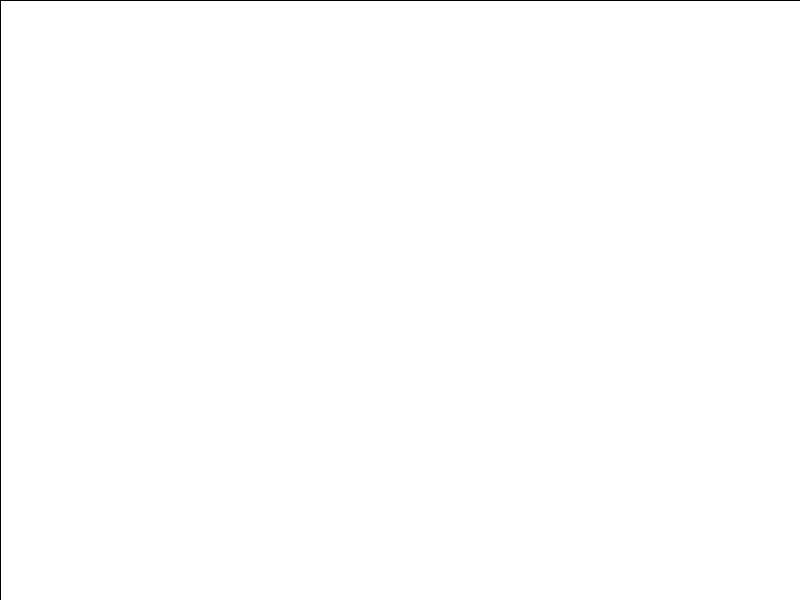
Frame 1 (no input)
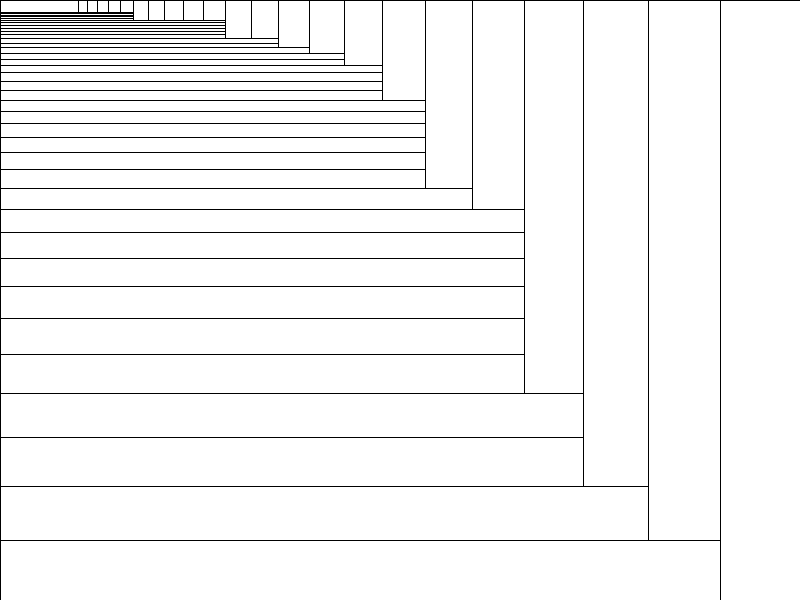
Frame 60 (the mouse pressed at the canvas centre just before this capture)
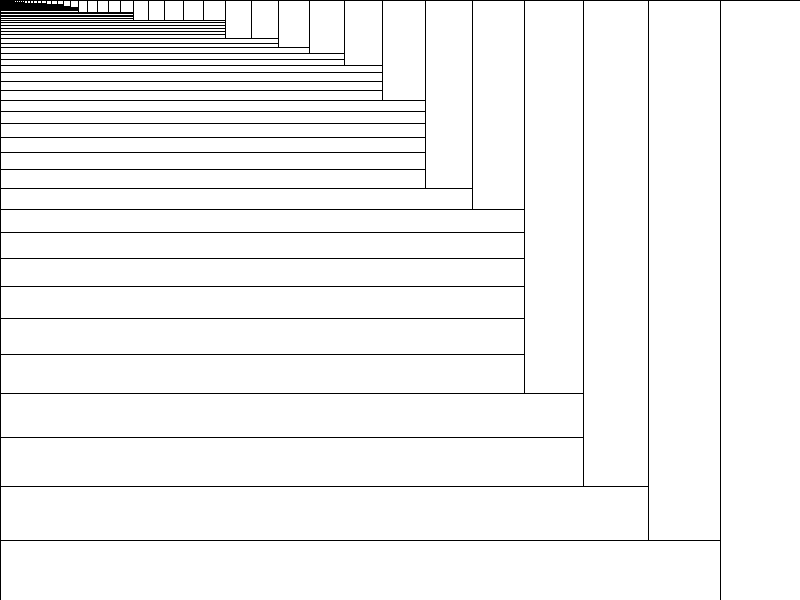
Frame 120 (the mouse held since frame 60 and released just before this capture)

The Processing sketch that drew these frames (run headless with seeded random() and noise(); from frame 60 on, the mouse is pressed at the canvas centre):

// Processing sketch: first
// ── first.pde
float x = 0.0;
float y = 0.0;
float w = 800;
float h = 600;

void setup()
{ 
  size(800,600);
  background(0);
  frameRate(30);
}


void draw()
{
  fill(255,255);
  rect(x, y, w, h);
  
  if(random(0,1) > 0.5)
  {
    w*=0.9;
  }
  else
  {
    h*=0.9;
  }
  
}
